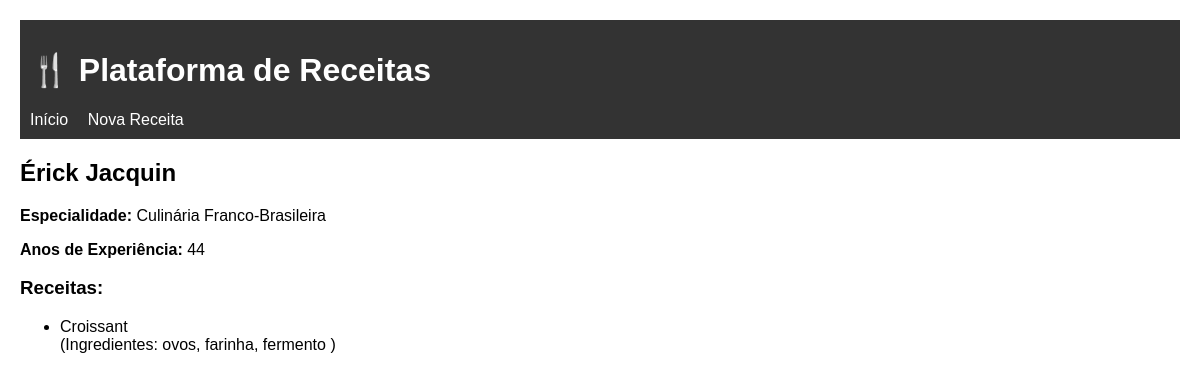
Page /chef/2 on the committed database.
### app.py (models this page shows)
class Chef(db.Model):
    __tablename__ = 'chef'
    id = db.Column(db.Integer, primary_key=True)
    nome = db.Column(db.String(80), nullable=False)
    perfil = db.relationship('PerfilChef', uselist=False, back_populates='chef', cascade='all, delete-orphan')
    receitas = db.relationship('Receita', back_populates='chef', cascade='all, delete-orphan')

class PerfilChef(db.Model):
    __tablename__ = 'perfil_chef'
    id = db.Column(db.Integer, primary_key=True)
    especialidade = db.Column(db.String(100), nullable=False)
    anos_experiencia = db.Column(db.Integer, nullable=False)
    chef_id = db.Column(db.Integer, db.ForeignKey('chef.id'), unique=True, nullable=False)
    chef = db.relationship('Chef', back_populates='perfil')

class Receita(db.Model):
    __tablename__ = 'receita'
    id = db.Column(db.Integer, primary_key=True)
    titulo = db.Column(db.String(120), nullable=False)
    instrucoes = db.Column(db.Text, nullable=False)
    chef_id = db.Column(db.Integer, db.ForeignKey('chef.id'), nullable=False)
    chef = db.relationship('Chef', back_populates='receitas')
    ingredientes = db.relationship('Ingrediente', secondary=receita_ingredientes, back_populates='receitas')

class Ingrediente(db.Model):
    __tablename__ = 'ingrediente'
    id = db.Column(db.Integer, primary_key=True)
    nome = db.Column(db.String(80), unique=True, nullable=False)
    receitas = db.relationship('Receita', secondary=receita_ingredientes, back_populates='ingredientes')

### app.py (the view)
@app.route('/chef/<int:chef_id>')
def detalhes_chef(chef_id):
    chef = Chef.query.get_or_404(chef_id)
    return render_template('detalhes_chef.html', chef=chef)

### templates/detalhes_chef.html
{% extends "base.html" %}
{% block content %}
    <h2>{{ chef.nome }}</h2>
    <p><strong>Especialidade:</strong> {{ chef.perfil.especialidade }}</p>
    <p><strong>Anos de Experiência:</strong> {{ chef.perfil.anos_experiencia }}</p>
    <h3>Receitas:</h3>
    <ul>
        {% for receita in chef.receitas %}
            <li>
                {{ receita.titulo }}
                <br>
                (Ingredientes:
                {% for ing in receita.ingredientes %}
                    {{ ing.nome }}{% if not loop.last %}, {% endif %}
                {% endfor %})
            </li>
        {% endfor %}
    </ul>
{% endblock %}

### static/style.css (style rules this page uses)
body { font-family: Arial, sans-serif; margin: 0; padding: 20px; }

### rows in the picture
Chef: nome "Érick Jacquin"
PerfilChef: perfil.especialidade "Culinária Franco-Brasileira", perfil.anos_experiencia "44"
Receita: titulo "Croissant"
Ingrediente: nome "ovos"
Ingrediente: nome "farinha"
Ingrediente: nome "fermento"
